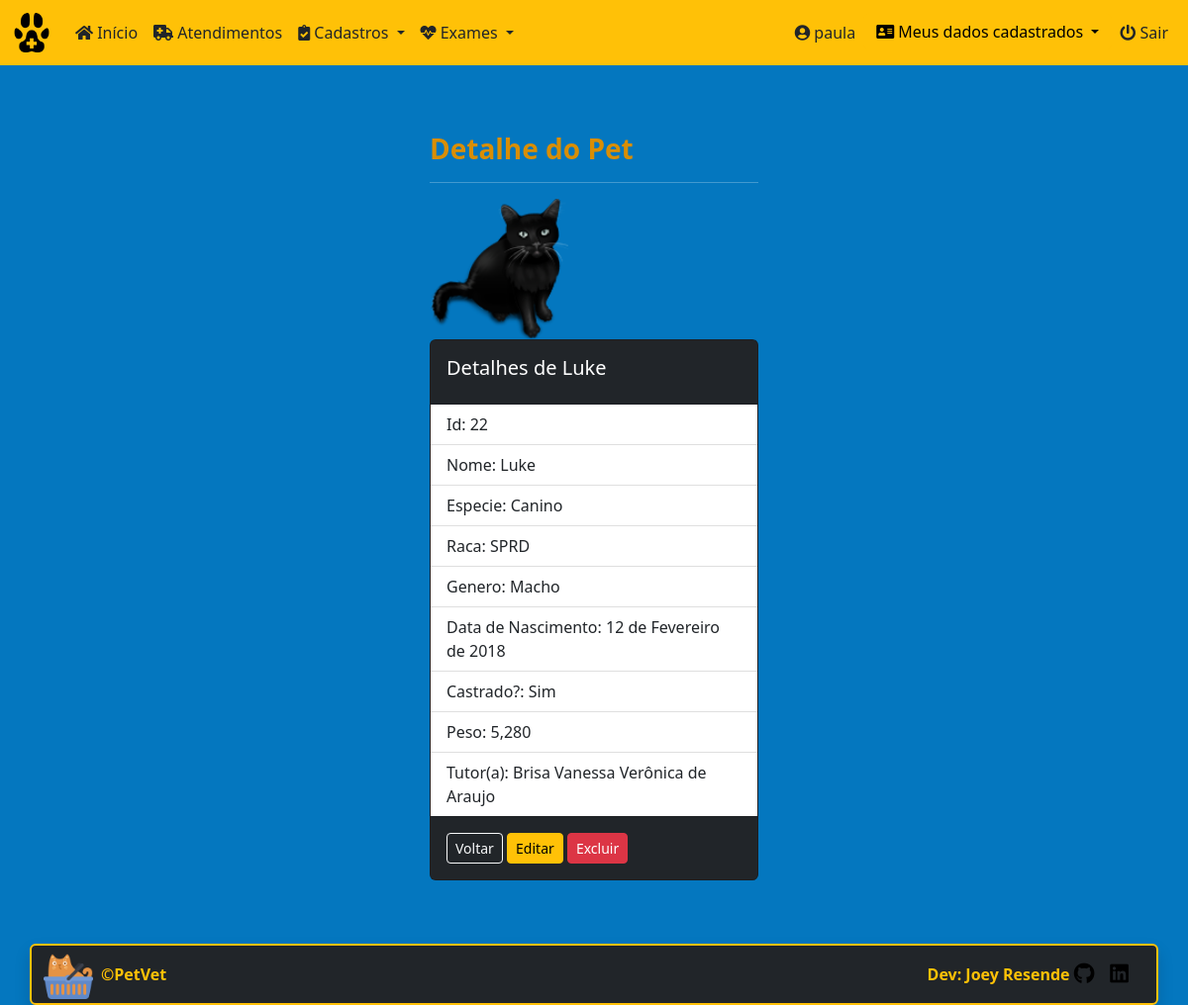
Page /petvet/pet/22 (signed in) on the committed database.
### core/models.py (models this page shows, shortened)
class Pets(models.Model):
    id = models.AutoField(primary_key=True)
    pet_name = models.CharField(
        max_length=30, verbose_name='Nome do Pet')
    species = models.CharField(
        max_length=20, verbose_name='Espécie')
    breed = models.CharField(
        max_length=30, verbose_name='Raça')
    gender = models.CharField(
        max_length=5, choices=sex_status, verbose_name='Gênero')
    date_of_birth = models.DateField(
        null=True, blank=True, verbose_name='Data de Nascimento')
    castrated = models.CharField(
        max_length=3, choices=castrated_status, default='N', verbose_name='Castrado?')
    weight = models.DecimalField(
        max_digits=6, decimal_places=3, verbose_name='Peso', default=0)
    tutor_name = models.ForeignKey(
        'Tutor', on_delete=models.PROTECT, null=True, verbose_name='Nome do Tutor')
    class Meta:
        ordering = ['-id']

class Tutor(models.Model):
    tutor_name = models.CharField(
        max_length=50, verbose_name='Nome do Tutor')
    cpf = models.CharField(max_length=14, null=True,
                           verbose_name='CPF')
    phone = models.CharField(max_length=15, null=True,
                             verbose_name='Telefone')
    email = models.EmailField(max_length=254, verbose_name='Email')
    cep = models.CharField(max_length=9, verbose_name='Cep')
    street = models.CharField(max_length=40, verbose_name='Rua')
    number = models.IntegerField(verbose_name='Numero')
    district = models.CharField(max_length=40, verbose_name='Bairro')
    city = models.CharField(
        max_length=40, default='Petrolina', verbose_name='Cidade')
    state = models.CharField(
        max_length=40, default='Pernambuco', verbose_name='Estado')
    class Meta:
        ordering = ['tutor_name']
    def __str__(self):
        return self.tutor_name

### core/views.py (the view)
# urls.py: path('pet/<int:pk>', PetDetail.as_view(), name='pet_detail'),
class PetDetail(LoginRequiredMixin, DetailView):
    login_url = reverse_lazy('login')
    model = Pets
    template_name = 'core/pet_detail.html'
    success_url = reverse_lazy('pets')

### core/templates/core/pet_detail.html (shortened to what this page needs)
{% extends 'core/base_model.html' %}
{% load static %}
{% block content %}
<div class="row">
  <div class="col-sm-4 mx-auto">
    <div class="container">
      <h3><strong>Detalhe do Pet</strong></h3><hr>
      <div class="row col-6">
        <img class="card-img-top" src="{% static 'img/blackcat_icon.png/' %}" alt="Imagem de capa do card">
      </div>
      <div class="card text-white bg-dark mb-3">
        <div class="card-body">
          <h5 class="card-title">Detalhes de {{ pets.pet_name }}</h5>
        </div>
          <ul class="list-group list-group-flush">
            <li class="list-group-item">Id: {{ pets.id }}</li>
            <li class="list-group-item">Nome: {{ pets.pet_name }}</li>
            <li class="list-group-item">Especie: {{ pets.species }}</li>
            <li class="list-group-item">Raca: {{ pets.breed }}</li>
            <li class="list-group-item">Genero: {{ pets.gender }}</li>
            <li class="list-group-item">Data de Nascimento: {{ pets.date_of_birth }}</li>
            <li class="list-group-item">Castrado?: {{ pets.castrated }}</li>
            <li class="list-group-item">Peso: {{ pets.weight }}</li>
            <li class="list-group-item">Tutor(a): {{ pets.tutor_name }}</li>
          </ul>
        <div class="card-body">
          <a href="{% url 'pets' %}" class="btn btn-outline-light btn-sm">Voltar</a>
          <a href="{% url 'pet_edit' pets.pk %}" class="btn btn-warning btn-sm">Editar</a>
          <a href="{% url 'pet_delete' pets.pk %}" class="btn btn-danger btn-sm">Excluir</a>
        </div>
      </div>
    </div>
  </div>
</div>
{% endblock %}

### core/templates/core/base_model.html (shortened to what this page needs)
{% load static %}
<!DOCTYPE html>
<html lang="pt-br" class="h-100">
<head>
  <link rel="stylesheet" href="{% static 'css/bootstrap.min.css/' %}" />
  <link rel="stylesheet" href="https://cdnjs.cloudflare.com/ajax/libs/font-awesome/5.11.2/css/all.css">
  <link rel="stylesheet" href="{% static 'css/styles.css/' %}" />
  <link rel="stylesheet" type="text/css" href="https://cdn.datatables.net/v/bs5/dt-1.11.5/datatables.min.css" />
</head>
<body class="d-flex flex-column h-100">
  <main role="main" class="flex-shrink-0  ">
    {% block menu %}
    <nav class="navbar navbar-expand-lg bg-warning" aria-label="Sixth navbar example">
      <div class="container-fluid">
        <a class="navbar-brand" href="{% url 'index' %}">
          <img src="{% static 'img/favicon.ico/' %}" height="40" alt="" />
        </a>
        <div class="collapse navbar-collapse" id="navbarsExample06">
          <ul class="navbar-nav me-auto mb-2 mb-xl-0">
            <li class="nav-item">
              <a class="nav-link text-dark" href="{% url 'index' %}">
                <i class="fa fa-home" aria-hidden="true"></i>
                Início
              </a>
            </li>
            <li class="nav-item">
              <a class="nav-link text-dark" href="{% url 'medical_cares' %}">
                <i class="fas fa-ambulance" aria-hidden="true"></i>
                Atendimentos
              </a>
            </li>
            <li class="nav-item dropdown">
              <a class="nav-link text-dark dropdown-toggle" href="#" data-bs-toggle="dropdown" aria-expanded="false">
                <i class="fas fa-clipboard-check" aria-hidden="true"></i>
                Cadastros
              </a>
            </li>
            <li class="nav-item dropdown">
              <a class="nav-link text-dark dropdown-toggle" href="#" data-bs-toggle="dropdown" aria-expanded="false">
                <i class="fas fa-heartbeat" aria-hidden="true"></i>
                Exames
              </a>
            </li>
          </ul>
          <div class="collapse navbar-collapse d-lg-flex justify-content-end">
            <ul class="navbar-nav bd-navbar-nav flex=row">
              {% if request.user.is_authenticated %}
              <li class="nav-item">
                <a class="nav-link text-dark" href="{% url 'meus_dados' %}">
                  <i class="fas fa-user-circle" aria-hidden="true"></i>
                  <span id="username">{{ request.user }}</span>
                </a>
              </li>
              <div class="dropdown">
                <button type="button" class="btn btn-warning dropdown-toggle" data-bs-toggle="dropdown" aria-expanded="false" data-bs-auto-close="outside">
                  <i class="fas fa-address-card" aria-hidden="true"></i>
                  Meus dados cadastrados
                </button>
              </div>
              <li class="nav-item">
                <a class="nav-link text-dark" href="{% url 'logout' %}">
                  <i class="fas fa-power-off" aria-hidden="true"></i>
                  Sair
                </a>
              </li>
              {% endif %}
            </ul>
          </div>
         </div>
      </div>
    </nav>
    {% endblock %}
    <div class="container py-5">
      {% block content %}
      {% endblock %}
    </div>
  </main>
{% block footer %}
<div class="container border border-warning border-2  rounded shadow bg-dark">
  <footer class="d-flex flex-wrap justify-content-between align-items-center py-1">
    <div class="col-md-4 d-flex align-items-center">
      <a href="{% url 'index' %}" class="mb-3 me-2 mb-md-0">
        <img src="{% static 'img/cat_yellow.png/' %}" width="50" height="50" alt="">
      </a>
      <span class="mb-3 mb-md-0 text-warning"><strong>&copy;PetVet</strong></span>
    </div>
    <ul class="nav col-md-4 justify-content-end list-unstyled d-flex">
      <li class="ms-3 text-warning"><strong>Dev: Joey Resende</strong>  <a href="https://github.com/Joey-Resende" target="_blank">
        <i class="fab fa-github fa-lg text-black" aria-hidden="true"></i>
      </a></li>
      <li class="ms-3"><a href="https://www.linkedin.com/in/givanildo-resende/" target="_blank">
        <i class="fab fa-linkedin fa-lg text-black" aria-hidden="true"></i>
      </a></li>
    </ul>
  </footer>
</div>
{% endblock %}
</body>
</html>

### static/css/styles.css (style rules this page uses)
:root { --preto: #000000; --branco-1: #ffffff; --branco-2: #E0E2DD; --azul-1: #0477BF; --azul-2: #0388A6; --azul-3: #003570; --amarelo-1: #F2CB05; --amarelo-2: #D98E04; }
body { background-color: var(--azul-1); color: var(--preto); padding-bottom: 20px; }
h3 { color: var(--amarelo-2); }
div { color: var(--branco-1); }
.navbar { background-color: var(--amarelo-1); color: var(--amarelo-2); margin-bottom: 20px; }

### rows in the picture
Pets: pet_name "Luke", id "22", species "Canino", breed "SPRD", gender "Macho", date_of_birth "12 de Fevereiro de 2018", castrated "Sim", weight "5,280", tutor_name "Brisa Vanessa Verônica de Araujo"

### other values in the picture
{{ request.user }} "paula"
